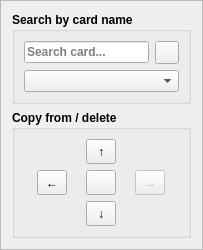
     <widget class="QFrame" name="frame_5">
      <property name="sizePolicy">
       <sizepolicy hsizetype="Preferred" vsizetype="Preferred">
        <horstretch>1</horstretch>
        <verstretch>1</verstretch>
       </sizepolicy>
      </property>
      <property name="frameShape">
       <enum>QFrame::StyledPanel</enum>
      </property>
      <property name="frameShadow">
       <enum>QFrame::Plain</enum>
      </property>
      <layout class="QVBoxLayout" name="verticalLayout_6">
       <item>
        <widget class="QGroupBox" name="SearchCardGroupBox_5">
         <property name="font">
          <font>
           <weight>75</weight>
           <bold>true</bold>
          </font>
         </property>
         <property name="title">
          <string>Search by card name</string>
         </property>
         <layout class="QGridLayout" name="gridLayout_17">
          <item row="0" column="0">
           <widget class="QLineEdit" name="SearchCardEdit_5">
            <property name="placeholderText">
             <string>Search card...</string>
            </property>
            <property name="clearButtonEnabled">
             <bool>true</bool>
            </property>
           </widget>
          </item>
          <item row="0" column="1">
           <widget class="QToolButton" name="RunSearchToolButton_5">
            <property name="text">
             <string/>
            </property>
           </widget>
          </item>
          <item row="2" column="0" colspan="2">
           <widget class="QComboBox" name="SearchCardCombo_5"/>
          </item>
         </layout>
        </widget>
       </item>
       <item>
        <widget class="QGroupBox" name="CopyFromGroupBox_5">
         <property name="font">
          <font>
           <weight>75</weight>
           <bold>true</bold>
          </font>
         </property>
         <property name="title">
          <string>Copy from / delete</string>
         </property>
         <layout class="QGridLayout" name="gridLayout_7">
          <item row="0" column="1">
           <widget class="QToolButton" name="CopyUpButton_5">
            <property name="minimumSize">
             <size>
              <width>30</width>
              <height>25</height>
             </size>
            </property>
            <property name="text">
             <string>↑</string>
            </property>
           </widget>
          </item>
          <item row="1" column="0">
           <widget class="QToolButton" name="CopyLeftButton_5">
            <property name="minimumSize">
             <size>
              <width>30</width>
              <height>25</height>
             </size>
            </property>
            <property name="text">
             <string>←</string>
            </property>
           </widget>
          </item>
          <item row="2" column="1">
           <widget class="QToolButton" name="CopyDownButton_5">
            <property name="minimumSize">
             <size>
              <width>30</width>
              <height>25</height>
             </size>
            </property>
            <property name="text">
             <string>↓</string>
            </property>
           </widget>
          </item>
          <item row="1" column="2">
           <widget class="QToolButton" name="CopyRightButton_5">
            <property name="enabled">
             <bool>false</bool>
            </property>
            <property name="minimumSize">
             <size>
              <width>30</width>
              <height>25</height>
             </size>
            </property>
            <property name="text">
             <string>→</string>
            </property>
           </widget>
          </item>
          <item row="1" column="1">
           <widget class="QToolButton" name="DeleteButton_5">
            <property name="minimumSize">
             <size>
              <width>30</width>
              <height>25</height>
             </size>
            </property>
            <property name="text">
             <string/>
            </property>
           </widget>
          </item>
         </layout>
        </widget>
       </item>
      </layout>
     </widget>
